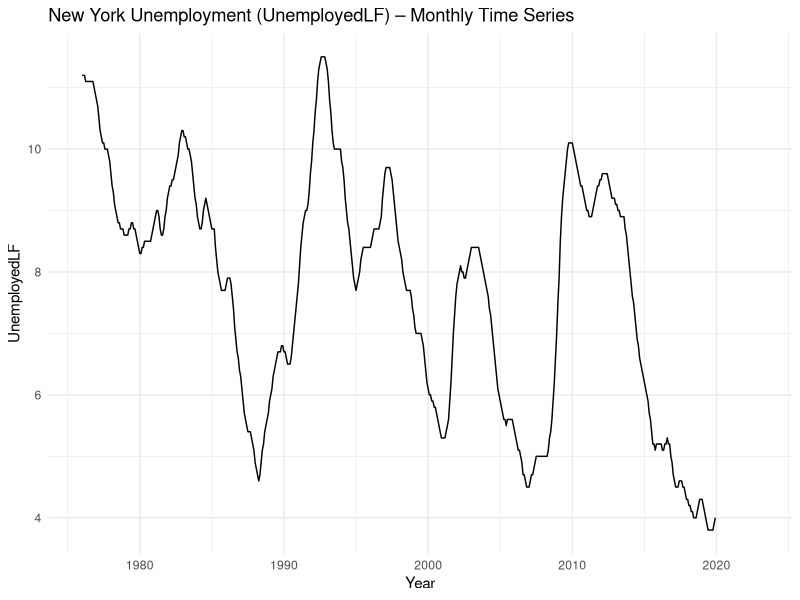
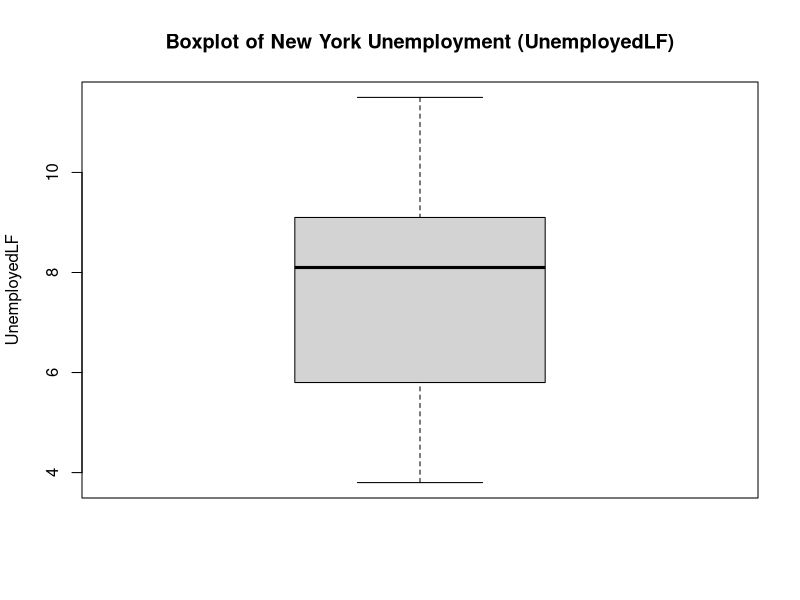
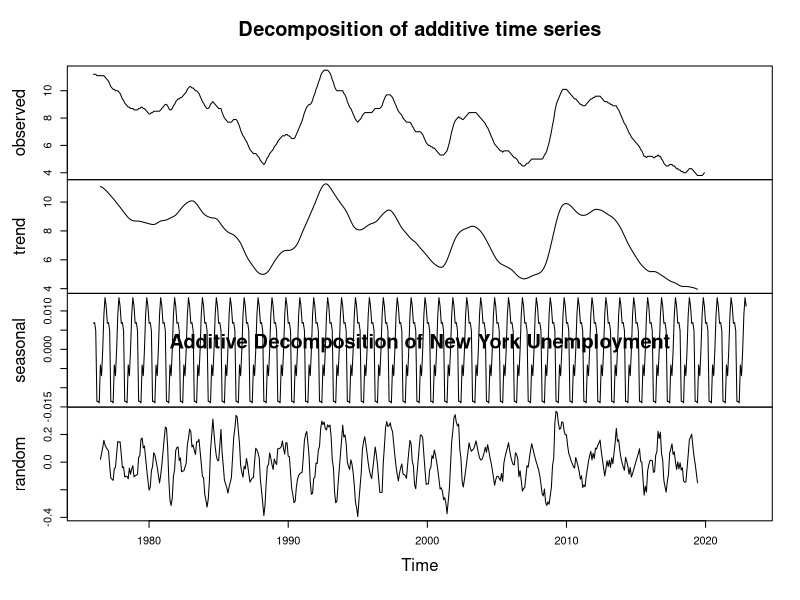
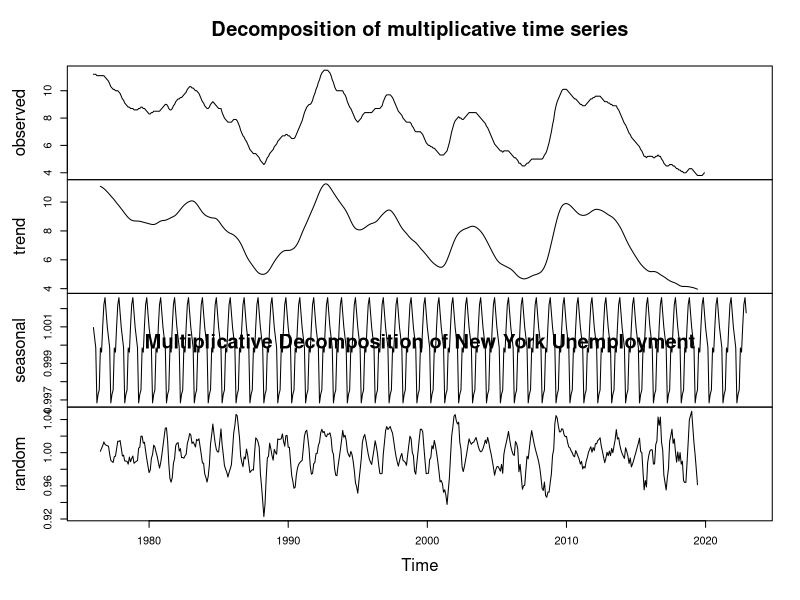
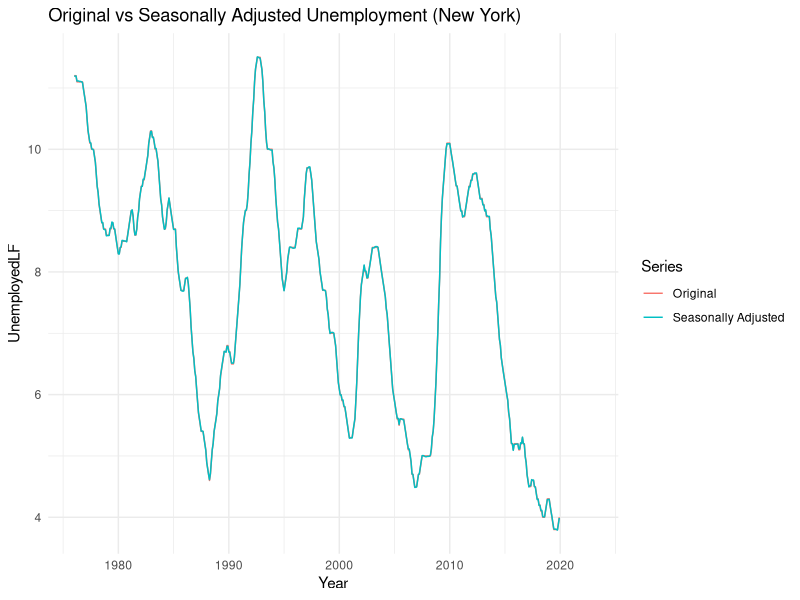
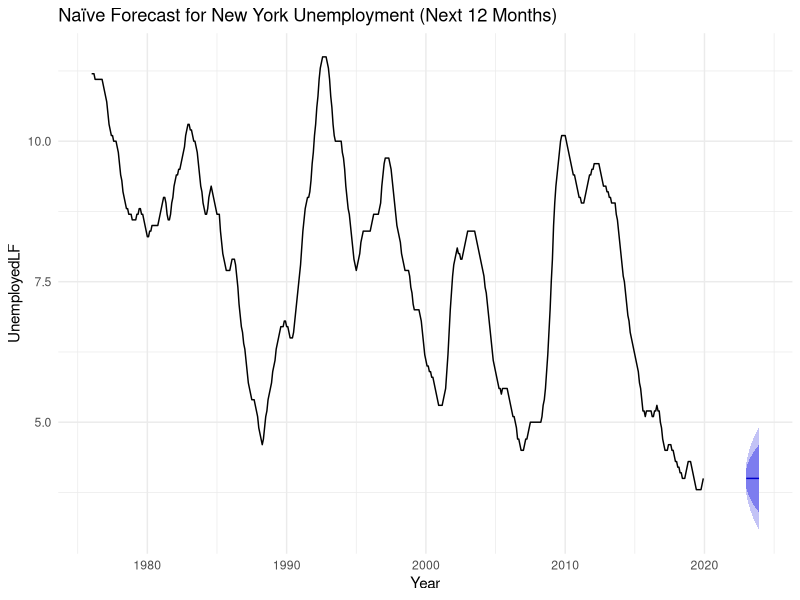
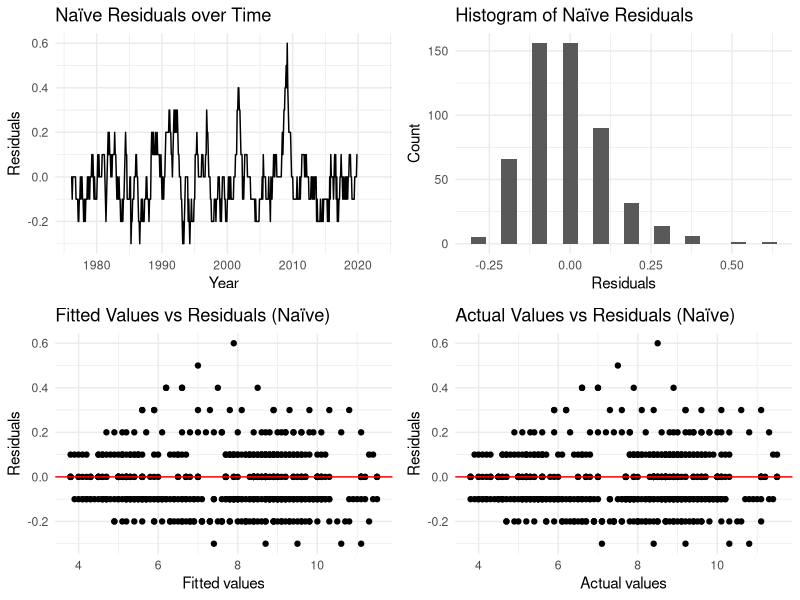
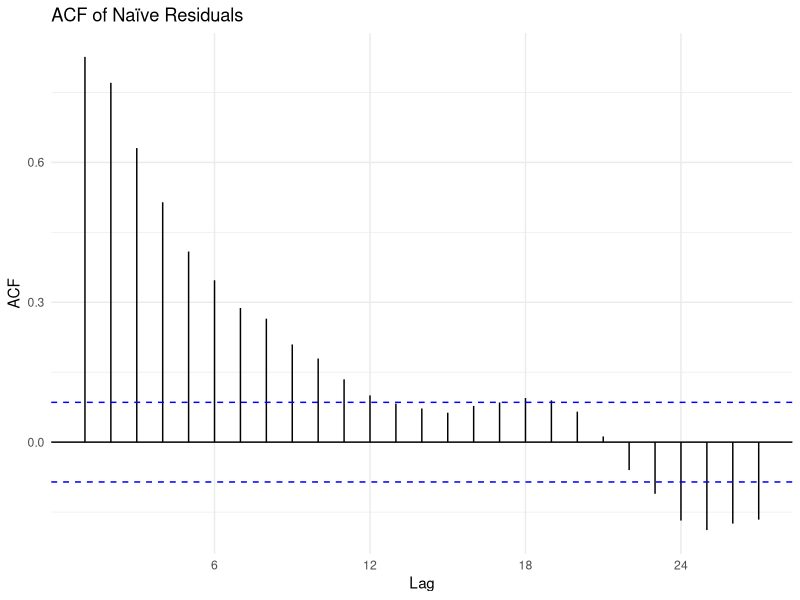

Here is the R script that generated these plots, in order: (Note: a time limit stopped this script after it produced the figures.)
## ---- chunk 1
knitr::opts_chunk$set(echo = TRUE, message = FALSE, warning = FALSE)
library(readr)
library(dplyr)
library(ggplot2)
library(forecast)
library(lubridate)
library(tseries)
library(gridExtra)
## ---- chunk 2
# Read the New York unemployment dataset
data <- read_csv("Data_NewYorkEdited.csv")

# Inspect the first few rows
head(data)

# Key columns:
# Year, Month, and UnemployedLF are used to construct the time series

# Ensure correct column names (if needed)
# colnames(data)

# Construct a monthly time series for UnemployedLF
start_year  <- min(data$Year, na.rm = TRUE)
start_month <- min(data$Month[data$Year == start_year], na.rm = TRUE)

unemp_ts <- ts(
  data$UnemployedLF,
  start     = c(start_year, start_month),
  frequency = 12
)

unemp_ts
## ---- chunk 3
autoplot(unemp_ts) +
  labs(
    title = "New York Unemployment (UnemployedLF) – Monthly Time Series",
    x = "Year",
    y = "UnemployedLF"
  ) +
  theme_minimal()
## ---- chunk 4
# Summary statistics
summary(unemp_ts)

# Boxplot
boxplot(
  unemp_ts,
  main = "Boxplot of New York Unemployment (UnemployedLF)",
  ylab = "UnemployedLF"
)
## ---- chunk 5
# Additive decomposition
decomp_add <- decompose(unemp_ts, type = "additive")

# Multiplicative decomposition
decomp_mult <- decompose(unemp_ts, type = "multiplicative")

par(mfrow = c(2, 1))
plot(decomp_add)
title("Additive Decomposition of New York Unemployment", outer = FALSE)

plot(decomp_mult)
title("Multiplicative Decomposition of New York Unemployment", outer = FALSE)

par(mfrow = c(1, 1))
## ---- chunk 6
decomp <- decomp_add

# Seasonal component and indices
seasonal_vals <- decomp$seasonal
month <- cycle(unemp_ts)

# Average seasonal index per month
seasonal_index <- tapply(seasonal_vals, month, mean)
seasonal_index
## ---- chunk 7
# Seasonally adjusted unemployment (additive)
adj_ts <- unemp_ts - seasonal_vals

autoplot(unemp_ts, series = "Original") +
  autolayer(adj_ts,  series = "Seasonally Adjusted") +
  labs(
    title = "Original vs Seasonally Adjusted Unemployment (New York)",
    x = "Year",
    y = "UnemployedLF"
  ) +
  guides(colour = guide_legend(title = "Series")) +
  theme_minimal()
## ---- chunk 8
fit_naive <- naive(unemp_ts, h = 12)

autoplot(fit_naive) +
  labs(
    title = "Naïve Forecast for New York Unemployment (Next 12 Months)",
    x = "Year",
    y = "UnemployedLF"
  ) +
  theme_minimal()
## ---- chunk 9
res_naive <- residuals(fit_naive)

# 1. Residuals over time
p1 <- autoplot(res_naive) +
  labs(title = "Naïve Residuals over Time",
       x = "Year", y = "Residuals") +
  theme_minimal()

# 2. Histogram of residuals
p2 <- ggplot(data.frame(res_naive), aes(x = res_naive)) +
  geom_histogram(bins = 20) +
  labs(title = "Histogram of Naïve Residuals",
       x = "Residuals", y = "Count") +
  theme_minimal()

# 3. Fitted vs Residuals
p3 <- ggplot(data.frame(fitted = fitted(fit_naive), res = res_naive),
             aes(x = fitted, y = res)) +
  geom_point() +
  geom_hline(yintercept = 0, colour = "red") +
  labs(title = "Fitted Values vs Residuals (Naïve)",
       x = "Fitted values", y = "Residuals") +
  theme_minimal()

# 4. Actual vs Residuals
p4 <- ggplot(data.frame(actual = as.numeric(unemp_ts), res = res_naive),
             aes(x = actual, y = res)) +
  geom_point() +
  geom_hline(yintercept = 0, colour = "red") +
  labs(title = "Actual Values vs Residuals (Naïve)",
       x = "Actual values", y = "Residuals") +
  theme_minimal()

grid.arrange(p1, p2, p3, p4, ncol = 2)
## ---- chunk 10
# 5. ACF of residuals
ggAcf(res_naive) +
  ggtitle("ACF of Naïve Residuals") +
  theme_minimal()
## ---- chunk 11
acc_naive <- accuracy(fit_naive)
acc_naive
## ---- chunk 12
# Forecast table for the next 12 months
naive_forecast_table <- data.frame(
  Time      = time(fit_naive$mean),
  Forecast  = as.numeric(fit_naive$mean)
)
naive_forecast_table
## ---- chunk 13
ma3 <- ma(unemp_ts, order = 3)
ma6 <- ma(unemp_ts, order = 6)
ma9 <- ma(unemp_ts, order = 9)

autoplot(unemp_ts, series = "Original") +
  autolayer(ma3, series = "MA(3)") +
  autolayer(ma6, series = "MA(6)") +
  autolayer(ma9, series = "MA(9)") +
  labs(
    title = "Simple Moving Averages of New York Unemployment",
    x = "Year",
    y = "UnemployedLF"
  ) +
  guides(colour = guide_legend(title = "Series")) +
  theme_minimal()
## ---- chunk 14
# Compute MA(6)
ma6 <- ma(unemp_ts, order = 6)

# The last available MA value is used as the forecast for all future periods
last_ma6 <- tail(na.omit(ma6), 1)

# Create 12-month SMA forecast
sma_forecast <- ts(rep(last_ma6, 12),
                   start = c(end(time(unemp_ts))[1],
                             end(time(unemp_ts))[2] + 1),
                   frequency = 12)

# Plot original series + SMA forecast
autoplot(unemp_ts, series = "Original") +
  autolayer(ma6, series = "MA(6)") +
  autolayer(sma_forecast, series = "MA(6) Forecast (Next 12 Months)") +
  labs(title = "Bonus: 12-Month Forecast Using Simple Moving Average (MA6)",
       x = "Year", y = "UnemployedLF") +
  guides(colour = guide_legend(title = "Series")) +
  theme_minimal()

# Print forecast values
sma_forecast
## ---- chunk 15
fit_ses <- ses(unemp_ts, h = 12)

autoplot(fit_ses) +
  labs(
    title = "Simple Exponential Smoothing – Forecast (Next 12 Months)",
    x = "Year",
    y = "UnemployedLF"
  ) +
  theme_minimal()
## ---- chunk 16
fit_ses$model$par
sigma_ses <- sqrt(fit_ses$model$sigma2)
sigma_ses
## ---- chunk 17
res_ses <- residuals(fit_ses)

p1_ses <- autoplot(res_ses) +
  labs(title = "SES Residuals over Time",
       x = "Year", y = "Residuals") +
  theme_minimal()

p2_ses <- ggplot(data.frame(res_ses), aes(x = res_ses)) +
  geom_histogram(bins = 20) +
  labs(title = "Histogram of SES Residuals",
       x = "Residuals", y = "Count") +
  theme_minimal()

p3_ses <- ggplot(data.frame(fitted = fitted(fit_ses), res = res_ses),
                 aes(x = fitted, y = res)) +
  geom_point() +
  geom_hline(yintercept = 0, colour = "red") +
  labs(title = "Fitted Values vs Residuals (SES)",
       x = "Fitted values", y = "Residuals") +
  theme_minimal()

# Align actual values with available SES residuals
actual_aligned <- tail(as.numeric(unemp_ts), length(res_ses))

p4_ses <- ggplot(
  data.frame(actual = actual_aligned, res = res_ses),
  aes(x = actual, y = res)
) +
  geom_point() +
  geom_hline(yintercept = 0, colour = "red") +
  labs(
    title = "Actual Values vs Residuals (SES)",
    x = "Actual values", y = "Residuals"
  ) +
  theme_minimal()

grid.arrange(p1_ses, p2_ses, p3_ses, p4_ses, ncol = 2)
## ---- chunk 18
ggAcf(res_ses) +
  ggtitle("ACF of SES Residuals") +
  theme_minimal()
## ---- chunk 19
acc_ses <- accuracy(fit_ses)
acc_ses
## ---- chunk 20
fit_hw <- hw(unemp_ts, seasonal = "additive", h = 12)

autoplot(fit_hw) +
  labs(
    title = "Holt-Winters Forecast (Additive Seasonality, Next 12 Months)",
    x = "Year",
    y = "UnemployedLF"
  ) +
  theme_minimal()
## ---- chunk 21
fit_hw$model$par
sigma_hw <- sqrt(fit_hw$model$sigma2)
sigma_hw
## ---- chunk 22
res_hw <- residuals(fit_hw)

p1_hw <- autoplot(res_hw) +
  labs(title = "Holt-Winters Residuals over Time",
       x = "Year", y = "Residuals") +
  theme_minimal()

p2_hw <- ggplot(data.frame(res_hw), aes(x = res_hw)) +
  geom_histogram(bins = 20) +
  labs(title = "Histogram of Holt-Winters Residuals",
       x = "Residuals", y = "Count") +
  theme_minimal()

p3_hw <- ggplot(data.frame(fitted = fitted(fit_hw), res = res_hw),
                aes(x = fitted, y = res)) +
  geom_point() +
  geom_hline(yintercept = 0, colour = "red") +
  labs(title = "Fitted Values vs Residuals (Holt-Winters)",
       x = "Fitted values", y = "Residuals") +
  theme_minimal()

# Align actual values with Holt-Winters residuals
actual_hw <- tail(as.numeric(unemp_ts), length(res_hw))

p4_hw <- ggplot(data.frame(actual = actual_hw, res = res_hw),
                aes(x = actual, y = res)) +
  geom_point() +
  geom_hline(yintercept = 0, colour = "red") +
  labs(title = "Actual Values vs Residuals (Holt-Winters)",
       x = "Actual values", y = "Residuals") +
  theme_minimal()

grid.arrange(p1_hw, p2_hw, p3_hw, p4_hw, ncol = 2)
## ---- chunk 23
ggAcf(res_hw) +
  ggtitle("ACF of Holt-Winters Residuals") +
  theme_minimal()
## ---- chunk 24
acc_hw <- accuracy(fit_hw)
acc_hw
## ---- chunk 25
# Augmented Dickey–Fuller test on the original series
# Remove NA values before ADF test
unemp_ts_clean <- na.omit(unemp_ts)

# Augmented Dickey–Fuller test on cleaned series
adf_test_original <- adf.test(unemp_ts_clean)
adf_test_original
## ---- chunk 26
# Non-seasonal differencing
d_required  <- ndiffs(unemp_ts)
# Seasonal differencing with period 12
D_required <- nsdiffs(unemp_ts)

d_required
D_required
## ---- chunk 27
unemp_diff <- diff(unemp_ts, differences = d_required)

if (D_required > 0) {
  unemp_diff <- diff(unemp_diff, lag = 12, differences = D_required)
}

autoplot(unemp_diff) +
  labs(
    title = "Differenced Unemployment Series (Stationary)",
    x = "Year",
    y = "Differenced UnemployedLF"
  ) +
  theme_minimal()
## ---- chunk 28
p_acf  <- ggAcf(unemp_diff)  + ggtitle("ACF of Differenced Series")  + theme_minimal()
p_pacf <- ggPacf(unemp_diff) + ggtitle("PACF of Differenced Series") + theme_minimal()

grid.arrange(p_acf, p_pacf, ncol = 2)
## ---- chunk 29
# Use auto.arima as a starting point
fit_auto <- auto.arima(unemp_ts, seasonal = TRUE, stepwise = FALSE, approximation = FALSE)

# Construct a few candidate models around the automatic choice
fit_arima1 <- fit_auto
fit_arima2 <- try(Arima(unemp_ts, order = c(1, d_required, 1),
                        seasonal = c(0, D_required, 1)), silent = TRUE)
fit_arima3 <- try(Arima(unemp_ts, order = c(2, d_required, 1),
                        seasonal = c(0, D_required, 1)), silent = TRUE)

candidates <- list(
  Auto   = fit_arima1,
  Model2 = if (inherits(fit_arima2, "try-error")) NULL else fit_arima2,
  Model3 = if (inherits(fit_arima3, "try-error")) NULL else fit_arima3
)

# Remove NULL entries
candidates <- candidates[!sapply(candidates, is.null)]

aic_table <- data.frame(
  Model  = names(candidates),
  AIC    = sapply(candidates, AIC),
  BIC    = sapply(candidates, BIC),
  Sigma2 = sapply(candidates, function(x) x$sigma2)
)

aic_table
## ---- chunk 30
best_index <- which.min(aic_table$AIC)
best_name  <- aic_table$Model[best_index]
best_name

fit_arima_best <- candidates[[best_name]]
fit_arima_best
## ---- chunk 31
res_arima <- residuals(fit_arima_best)

p1_ar <- autoplot(res_arima) +
  labs(title = "ARIMA Residuals over Time",
       x = "Year", y = "Residuals") +
  theme_minimal()

p2_ar <- ggplot(data.frame(res_arima), aes(x = res_arima)) +
  geom_histogram(bins = 20) +
  labs(title = "Histogram of ARIMA Residuals",
       x = "Residuals", y = "Count") +
  theme_minimal()

p3_ar <- ggplot(data.frame(fitted = fitted(fit_arima_best), res = res_arima),
                aes(x = fitted, y = res)) +
  geom_point() +
  geom_hline(yintercept = 0, colour = "red") +
  labs(title = "Fitted Values vs Residuals (ARIMA)",
       x = "Fitted values", y = "Residuals") +
  theme_minimal()

p4_ar <- ggplot(data.frame(actual = as.numeric(unemp_ts), res = res_arima),
                aes(x = actual, y = res)) +
  geom_point() +
  geom_hline(yintercept = 0, colour = "red") +
  labs(title = "Actual Values vs Residuals (ARIMA)",
       x = "Actual values", y = "Residuals") +
  theme_minimal()

grid.arrange(p1_ar, p2_ar, p3_ar, p4_ar, ncol = 2)
## ---- chunk 32
ggAcf(res_arima) +
  ggtitle("ACF of ARIMA Residuals") +
  theme_minimal()
## ---- chunk 33
acc_arima <- accuracy(fit_arima_best)
acc_arima
## ---- chunk 34
fc_1y <- forecast(fit_arima_best, h = 12)

autoplot(fc_1y) +
  labs(
    title = "ARIMA Forecast – Next 12 Months",
    x = "Year",
    y = "UnemployedLF"
  ) +
  theme_minimal()

data.frame(
  Time     = time(fc_1y$mean),
  Forecast = as.numeric(fc_1y$mean)
)
## ---- chunk 35
fc_2y <- forecast(fit_arima_best, h = 24)

autoplot(fc_2y) +
  labs(
    title = "ARIMA Forecast – Next 24 Months",
    x = "Year",
    y = "UnemployedLF"
  ) +
  theme_minimal()

data.frame(
  Time     = time(fc_2y$mean),
  Forecast = as.numeric(fc_2y$mean)
)
## ---- chunk 36
naive_row <- acc_naive[1, ]
ses_row   <- acc_ses[1, ]
hw_row    <- acc_hw[1, ]
arima_row <- acc_arima[1, ]

acc_table <- rbind(
  Naive = naive_row,
  SES   = ses_row,
  HW    = hw_row,
  ARIMA = arima_row
)

acc_table
